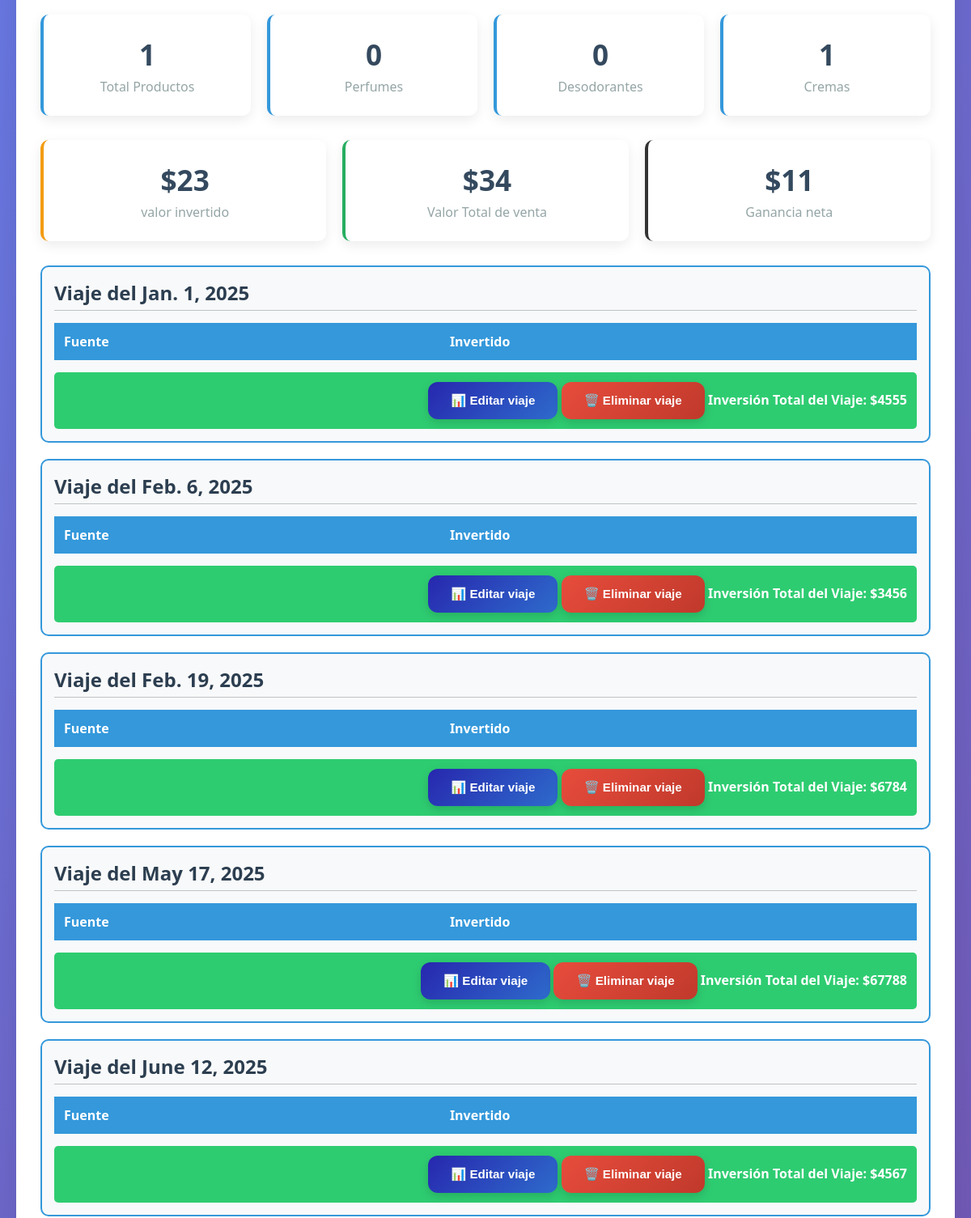
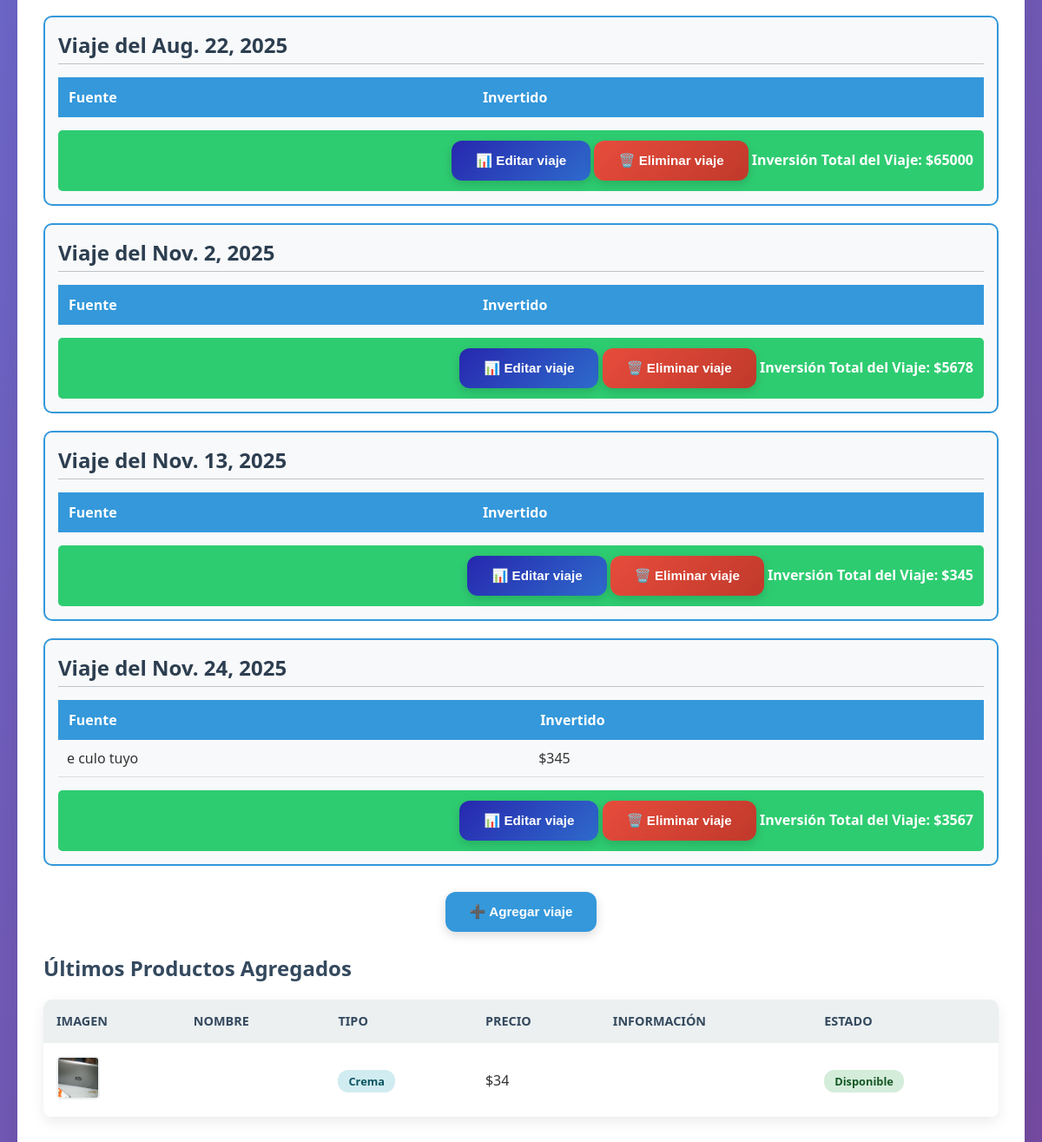
Page /dashboard/ (signed in, lower part) on the earlier database version (2 pictures, top to bottom).
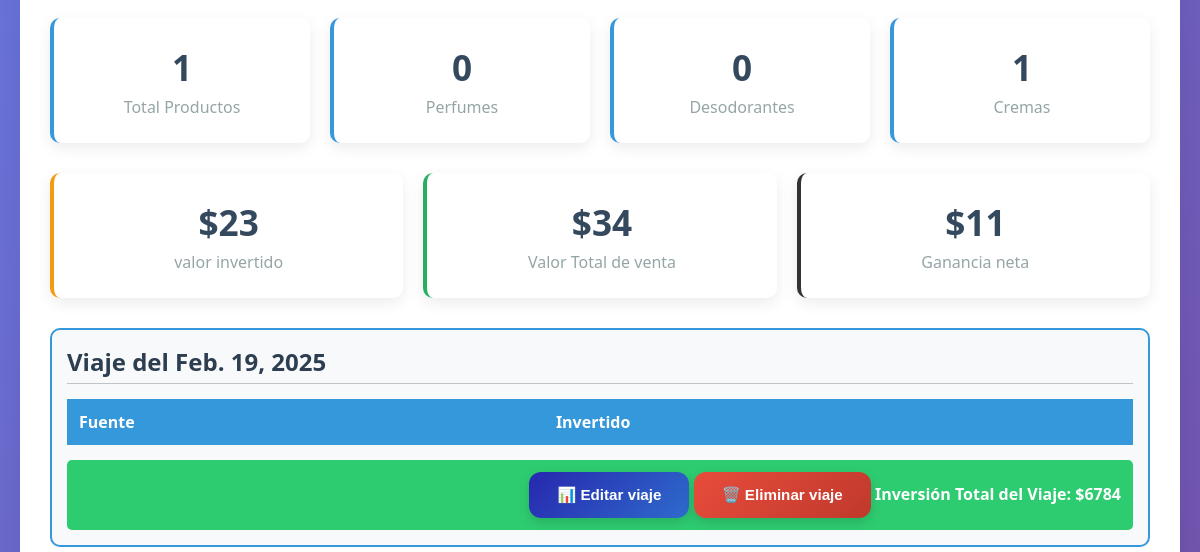
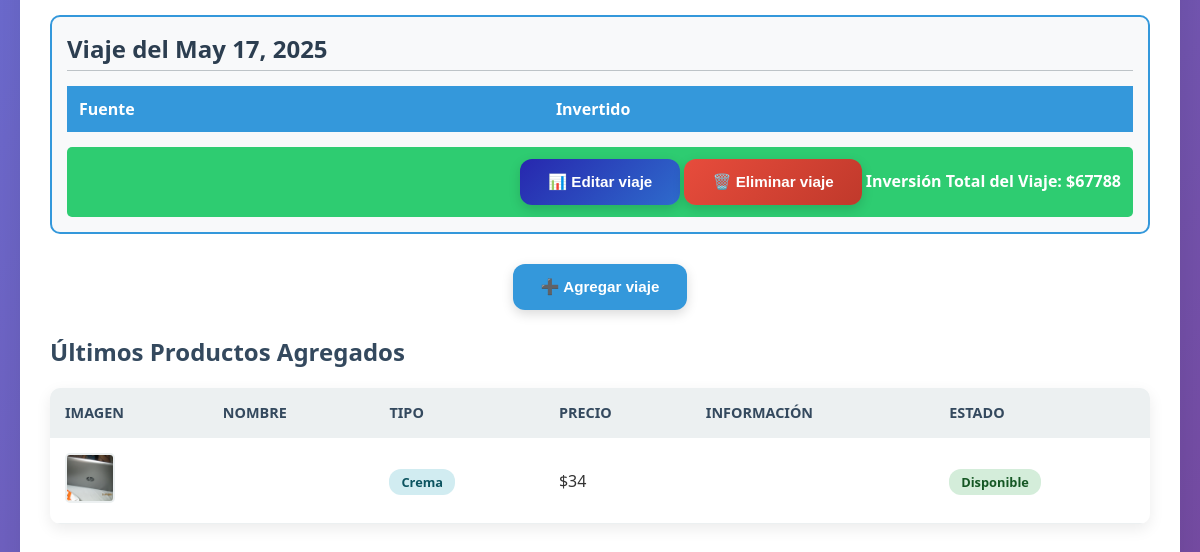
Same page on the later database version (2 pictures, top to bottom).
### appadmin/models.py (models this page shows, shortened)
class Viaje(models.Model):
    fecha = models.DateField(primary_key=True)
    inversion = models.IntegerField()

class Fuentes(models.Model):
    fechaF = models.ForeignKey(Viaje, on_delete=models.CASCADE, related_name='fuentes')
    fuente = models.CharField(max_length=100)
    invertido = models.IntegerField()

### newapp/models.py (models this page shows, shortened)
class cremas(models.Model):
    idcremas = models.CharField(primary_key=True, max_length=50)
    marca = models.CharField(max_length=50)
    descripcion = models.TextField()
    precio = models.IntegerField()
    precio_inv = models.IntegerField(null=True)
    tamano = models.IntegerField()
    cantidad = models.IntegerField()
    imagen = models.ImageField(upload_to='cremas/', null=True, blank=True)

### appadmin/views.py (the view)
# urls.py: path('dashboard/', panel_control, name='dashboard'),
@login_required
def panel_control(request):
    total_perfumes_count = perfumes.objects.count()
    total_desodorantes_count = desodorantes.objects.count()
    total_cremas_count = cremas.objects.count()
    total_productos = total_perfumes_count + total_desodorantes_count + total_cremas_count
    valor_perfumes_inv = perfumes.objects.aggregate(total=Sum('precio_inv'))['total'] or 0
    valor_desodorantes_inv = desodorantes.objects.aggregate(total=Sum('precio_inv'))['total'] or 0
    valor_cremas_inv = cremas.objects.aggregate(total=Sum('precio_inv'))['total'] or 0
    invertido_total = valor_perfumes_inv + valor_desodorantes_inv +  valor_cremas_inv
    valor_perfumes = perfumes.objects.aggregate(total=Sum('precio'))['total'] or 0
    valor_desodorantes = desodorantes.objects.aggregate(total=Sum('precio'))['total'] or 0
    valor_cremas = cremas.objects.aggregate(total=Sum('precio'))['total'] or 0
    valor_total_inventario = valor_perfumes + valor_desodorantes + valor_cremas
    ganancia_neta= valor_total_inventario - invertido_total
    lista_perfumes = perfumes.objects.all().order_by('nombre')
    lista_desodorantes = desodorantes.objects.all().order_by('-id')
    lista_cremas = cremas.objects.all().order_by('-idcremas')
    lista_viajes =Viaje.objects.all().order_by('fecha')
    lista_fuentes =Fuentes.objects.all().order_by('fechaF')
    context = {
        'total_productos': total_productos,
        'total_perfumes': total_perfumes_count,
        'total_desodorantes': total_desodorantes_count,
        'total_cremas': total_cremas_count,
        'ganancia_neta':ganancia_neta,
        'total_invertido': invertido_total ,
        'valor_total_inventario': valor_total_inventario,
        'valor_perfumes': valor_perfumes,
        'valor_desodorantes': valor_desodorantes,
        'valor_cremas': valor_cremas,
        'perfumes': lista_perfumes,
        'desodorantes': lista_desodorantes,
        'cremas': lista_cremas,
        'viajes':lista_viajes,
        'fuentes':lista_fuentes,
    }
    return render(request, 'dashboard.html', context)

### appadmin/templates/dashboard.html (shortened to what this page needs)
{% extends "base_admin.html" %}
{% block content %}
<div class="stats-grid">
    <div class="stat-card">
        <h3>{{ total_productos }}</h3>
        <p>Total Productos</p>
    </div>
    <div class="stat-card">
        <h3>{{ total_perfumes }}</h3>
        <p>Perfumes</p>
    </div>
    <div class="stat-card">
        <h3>{{ total_desodorantes }}</h3>
        <p>Desodorantes</p>
    </div>
    <div class="stat-card">
        <h3>{{ total_cremas }}</h3>
        <p>Cremas</p>
    </div>
</div>
<div class="stats-grid">
    <div class="stat-card" style="border-left-color: var(--warning);">
        <h3>${{ total_invertido }}</h3>
        <p>valor invertido</p>
    </div>
    <div class="stat-card" style="border-left-color: var(--success);">
        <h3>${{ valor_total_inventario }}</h3>
        <p>Valor Total de venta</p>
    </div>
    <div class="stat-card" style="border-left-color: var(--blue);">
        <h3>${{ ganancia_neta}}</h3>
        <p>Ganancia neta</p>
    </div>
</div>
 {% for viaje in viajes %}
    <div class="viaje-container">
        <h2 class="viaje-header">Viaje del {{ viaje.fecha }}</h2>
        <table class="fuentes-table">
            <thead>
                <tr>
                    <th>Fuente</th>
                    <th>Invertido</th>
                </tr>
            </thead>
            <tbody>
                {% for fuente in viaje.fuentes.all %}
                <tr>
                    <td>{{ fuente.fuente }}</td>
                    <td>${{ fuente.invertido }}</td>
                </tr>
                {% endfor %}
            </tbody>
        </table>
        <div class="inversion-total">
            <button class="btn btn-success" onclick="">
                📊 Editar viaje
            </button>
            <form method="post" action="{% url 'eliminar_viaje' viaje.fecha %}" style="display: inline;">
                <button type="submit" class="btn btn-danger" onclick="return confirm('¿Estás seguro de que quieres eliminar el viaje del {{ viaje.fecha }}?')">
                    🗑️ Eliminar viaje
                </button>
            </form>
            Inversión Total del Viaje: ${{ viaje.inversion }}
        </div>
    </div>
{% endfor %}
<div class="action-buttons">
    <button class="btn btn-primary" onclick="abrirModalCrearV()">
        ➕ Agregar viaje
    </button>
</div>
<h2>Últimos Productos Agregados</h2>
<div class="products-table">
    <table>
        <thead>
            <tr>
                <th>Imagen</th>
                <th>Nombre</th>
                <th>Tipo</th>
                <th>Precio</th>
                <th>Información</th>
                <th>Estado</th>
            </tr>
        </thead>
        <tbody>
            {% for crema in cremas|slice:":2" %}
            <tr>
                <td>
                    {% if crema.imagen %}
                    <img src="{{ crema.imagen.url }}" class="product-image" alt="{{ crema.nombre }}">
                    {% else %}
                    <div class="product-image" style="background: #ecf0f1; display: flex; align-items: center; justify-content: center;">
                        🧴
                    </div>
                    {% endif %}
                </td>
                <td><strong>{{ crema.nombre }}</strong></td>
                <td><span class="badge badge-info">Crema</span></td>
                <td>${{ crema.precio }}</td>
                <td>
                </td>
                <td>
                    <span class="badge badge-success">Disponible</span>
                </td>
            </tr>
            {% endfor %}
        </tbody>
    </table>
</div>
{% endblock %}

### appadmin/templates/base_admin.html (shortened to what this page needs)
<!DOCTYPE html>
<html lang="es">
<head>
</head>
<body>
    <div class="admin-container">
        <div class="tab-content">
            {% block content %}
            {% endblock %}
        </div>
    </div>
</body>
</html>

### appadmin/templates/base_admin.html (style rules this page uses)
:root { --primary: #2c3e50; --secondary: #3498db; --success: #27ae60; --warning: #f39c12; --danger: #e74c3c; --light: #ecf0f1; --dark: #34495e; --gray: #95a5a6; }
* { margin: 0; padding: 0; box-sizing: border-box; }
body { font-family: 'Segoe UI', Tahoma, Geneva, Verdana, sans-serif; background: linear-gradient(135deg, #667eea 0%, #764ba2 100%); min-height: 100vh; padding: 20px; color: #333; }
.admin-container { max-width: 1400px; margin: 0 auto; background: white; border-radius: 15px; box-shadow: 0 20px 40px rgba(0,0,0,0.1); overflow: hidden; }
.tab-content { padding: 30px; min-height: 600px; }

### appadmin/templates/dashboard.html (style rules this page uses)
.stats-grid { display: grid; grid-template-columns: repeat(auto-fit, minmax(200px, 1fr)); gap: 20px; margin-bottom: 30px; }
.stat-card { background: white; padding: 25px; border-radius: 10px; box-shadow: 0 5px 15px rgba(0,0,0,0.08); text-align: center; border-left: 4px solid var(--secondary); transition: transform 0.3s ease; }
.stat-card h3 { color: var(--dark); font-size: 2.2em; margin-bottom: 5px; }
.stat-card p { color: var(--gray); font-weight: 500; }
.products-table { width: 100%; background: white; border-radius: 10px; overflow: hidden; box-shadow: 0 5px 15px rgba(0,0,0,0.08); margin-bottom: 30px; }
.products-table table { width: 100%; border-collapse: collapse; }
.products-table th, .products-table td { padding: 15px; text-align: left; border-bottom: 1px solid #ecf0f1; }
.products-table th { background: var(--light); font-weight: 600; color: var(--dark); font-size: 0.9em; text-transform: uppercase; }
.product-image { width: 50px; height: 50px; border-radius: 5px; object-fit: cover; border: 2px solid #ecf0f1; }
.badge { padding: 4px 12px; border-radius: 12px; font-size: 0.8em; font-weight: 600; }
.badge-success { background: #d4edda; color: #155724; }
.badge-info { background: #d1ecf1; color: #0c5460; }
.btn { padding: 10px 20px; border: none; border-radius: 8px; cursor: pointer; font-weight: 600; transition: all 0.3s ease; text-decoration: none; display: inline-flex; align-items: center; gap: 8px; font-size: 0.9em; }
.btn-primary { background: var(--secondary); color: white; }
h2 { color: var(--dark); margin-bottom: 20px; font-weight: 600; }
.viaje-container { margin: 20px 0; padding: 15px; border: 2px solid #3498db; border-radius: 10px; background-color: #f8f9fa; }
.viaje-header { color: #2c3e50; margin-bottom: 10px; padding-bottom: 5px; border-bottom: 1px solid #bdc3c7; }
.fuentes-table { width: 100%; border-collapse: collapse; margin: 15px 0; }
.fuentes-table th { background-color: #3498db; color: white; padding: 12px; text-align: left; }
.inversion-total { background-color: #2ecc71; color: white; padding: 12px; font-weight: bold; text-align: right; border-radius: 5px; margin-top: 10px; }
.action-buttons { display: flex; gap: 15px; margin-bottom: 25px; flex-wrap: wrap; }
.btn { padding: 12px 25px; border: none; border-radius: 8px; cursor: pointer; font-weight: 600; transition: all 0.3s ease; text-decoration: none; display: inline-flex; align-items: center; gap: 8px; font-size: 0.95em; }
.btn-primary { background: #3498db; color: white; }
.btn-success { background: #27ae60; color: white; }
.btn-danger { background: #e74c3c; color: white; }
.action-buttons { display: flex; gap: 15px; margin-top: 20px; }
.btn-success { background: #27ae60; color: white; padding: 10px 20px; border: none; border-radius: 8px; cursor: pointer; font-weight: 600; transition: all 0.3s ease; }
.btn-danger { background: #e74c3c; color: white; padding: 10px 20px; border: none; border-radius: 8px; cursor: pointer; font-weight: 600; transition: all 0.3s ease; }
.action-buttons { display: flex; gap: 15px; margin-top: 30px; justify-content: center; }
.btn { padding: 14px 28px; border: none; border-radius: 12px; cursor: pointer; font-weight: 600; transition: all 0.3s ease; text-decoration: none; display: inline-flex; align-items: center; gap: 8px; font-size: 0.95em; min-width: 120px; justify-content: center; box-shadow: 0 4px 12px rgba(0, 0, 0, 0.15); }
.btn-success { background: linear-gradient(135deg, #2727aeff, #2e6bccff); color: white; }
.btn-danger { background: linear-gradient(135deg, #e74c3c, #c0392b); color: white; }
.action-buttons { animation-delay: 0.3s; }

Differences in the rows shown:
removed Viaje: fecha "Jan. 1, 2025", inversion "4555"
removed Viaje: fecha "Feb. 6, 2025", inversion "3456"
removed Viaje: fecha "June 12, 2025", inversion "4567"
removed Viaje: fecha "Aug. 22, 2025", inversion "65000"
removed Viaje: fecha "Nov. 2, 2025", inversion "5678"
removed Viaje: fecha "Nov. 13, 2025", inversion "345"
removed Viaje: fecha "Nov. 24, 2025", inversion "3567"
removed Fuentes: fuente "e culo tuyo", invertido "345"
